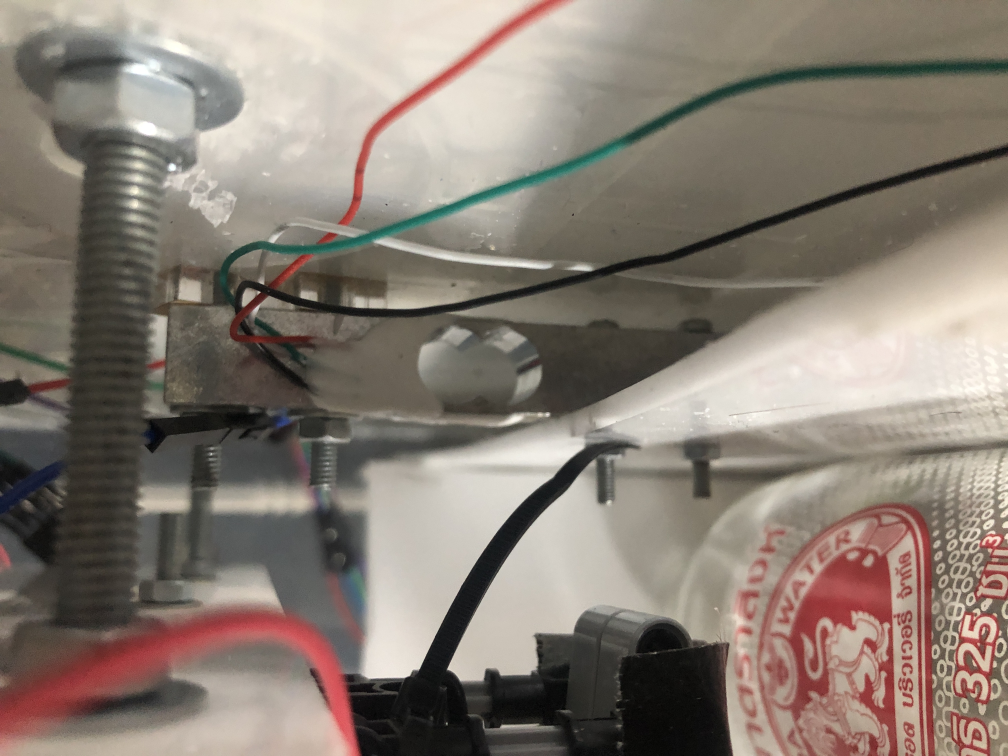
#> input picture pic/IMG_3332.JPG, 4032 x 3024 px, found by its file name (shown at 1/4 size)
$ python resize_img.py
#> lines starting #> are read from the running program, lines starting #| are printed output that depends on the picture
from PIL import Image
import os
import PIL
import glob

image = Image.open("/media/storage/pic/103APPLE/IMG_3332.JPG")
#> image is the input picture: PIL image 4032x3024 RGB; mean R, G, B 136, 125.5, 115.8
print(image.size)
#| (4032, 3024)
resized_image = image.resize((int(image.size[0]/16),int(image.size[1]/16)))
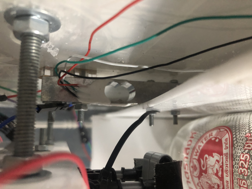
#> resized_image: PIL image 252x189 RGB; mean R, G, B 136, 125.5, 115.8
resized_image= resized_image.transpose(Image.FLIP_TOP_BOTTOM)
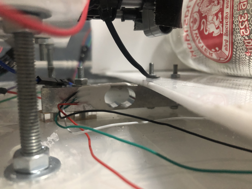
#> resized_image: PIL image 252x189 RGB; mean R, G, B 136, 125.5, 115.8
print(resized_image.size)
#| (252, 189)
resized_image.save("/home/leon/BottleIdentifier/pic/weight.jpg")

$ run again, with pic/IMG_3333.JPG copied over pic/IMG_3332.JPG
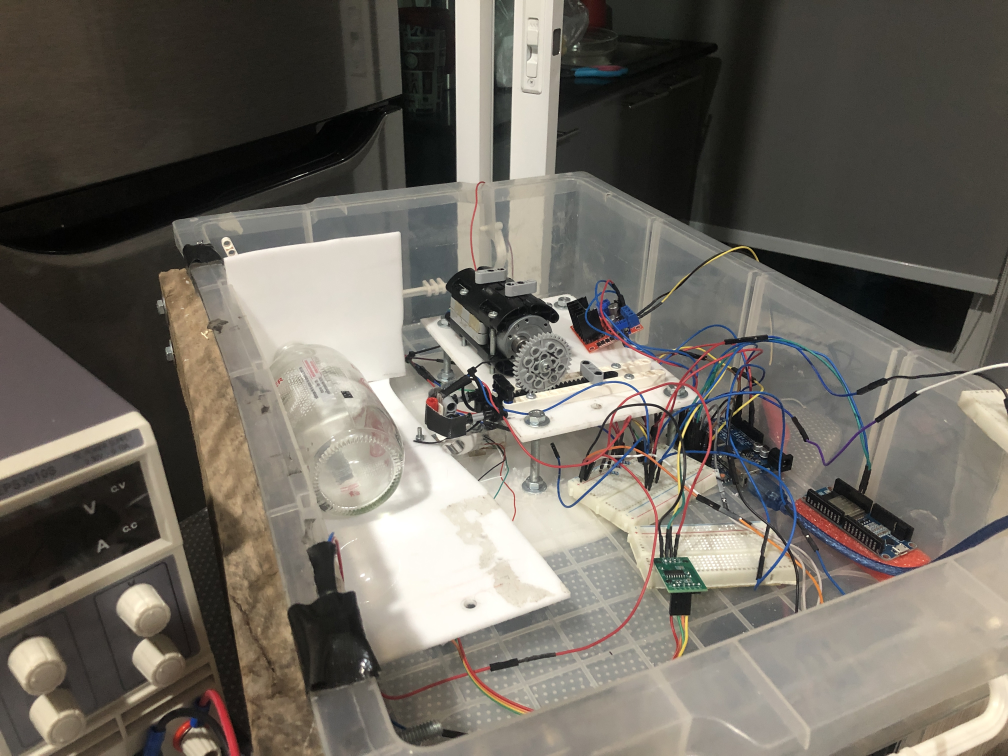
#> input picture pic/IMG_3333.JPG, 4032 x 3024 px, found by its file name (shown at 1/4 size)
#> image is the input picture: PIL image 4032x3024 RGB; mean R, G, B 110, 104.7, 96.1
#| (4032, 3024)
#> `resized_image = image.resize((int(image.size[0]/16),int(image.size[1]/..`:
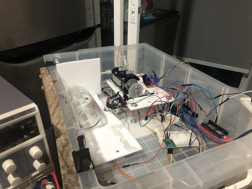
#> resized_image: PIL image 252x189 RGB; mean R, G, B 110, 104.7, 96.1
#> `resized_image= resized_image.transpose(Image.FLIP_TOP_BOTTOM)`:
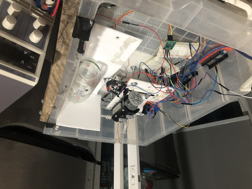
#> resized_image: PIL image 252x189 RGB; mean R, G, B 110, 104.7, 96.1
#| (252, 189)

$ run again, with pic/IMG_3334.JPG copied over pic/IMG_3332.JPG
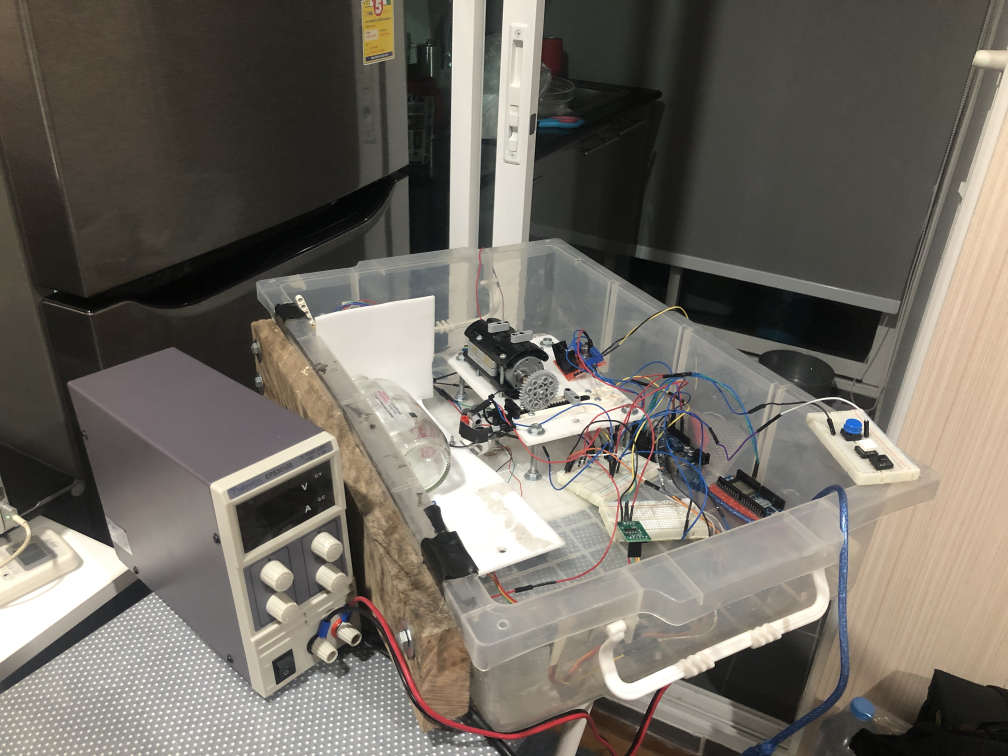
#> input picture pic/IMG_3334.JPG, 4032 x 3024 px, found by its file name (shown at 1/4 size)
#> image is the input picture: PIL image 4032x3024 RGB; mean R, G, B 112.9, 107.5, 99
#| (4032, 3024)
#> `resized_image = image.resize((int(image.size[0]/16),int(image.size[1]/..`:
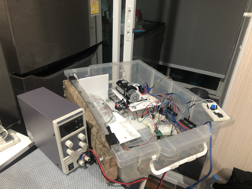
#> resized_image: PIL image 252x189 RGB; mean R, G, B 112.9, 107.4, 99
#> `resized_image= resized_image.transpose(Image.FLIP_TOP_BOTTOM)`:
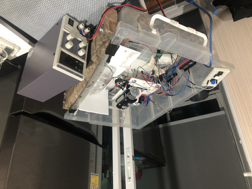
#> resized_image: PIL image 252x189 RGB; mean R, G, B 112.9, 107.4, 99
#| (252, 189)

$ run again, with pic/IMG_3335.JPG copied over pic/IMG_3332.JPG
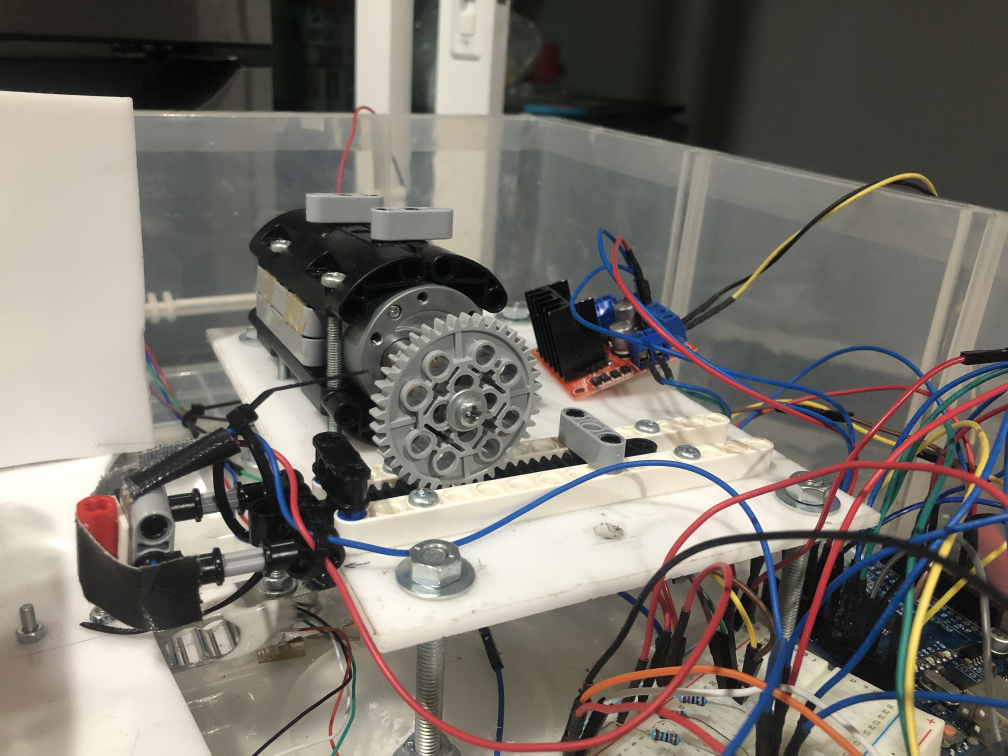
#> input picture pic/IMG_3335.JPG, 4032 x 3024 px, found by its file name (shown at 1/4 size)
#> image is the input picture: PIL image 4032x3024 RGB; mean R, G, B 118.7, 113.8, 106.4
#| (4032, 3024)
#> `resized_image = image.resize((int(image.size[0]/16),int(image.size[1]/..`:
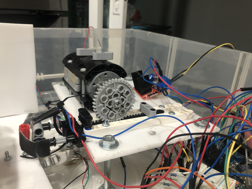
#> resized_image: PIL image 252x189 RGB; mean R, G, B 118.7, 113.8, 106.4
#> `resized_image= resized_image.transpose(Image.FLIP_TOP_BOTTOM)`:
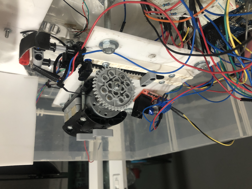
#> resized_image: PIL image 252x189 RGB; mean R, G, B 118.7, 113.8, 106.4
#| (252, 189)
